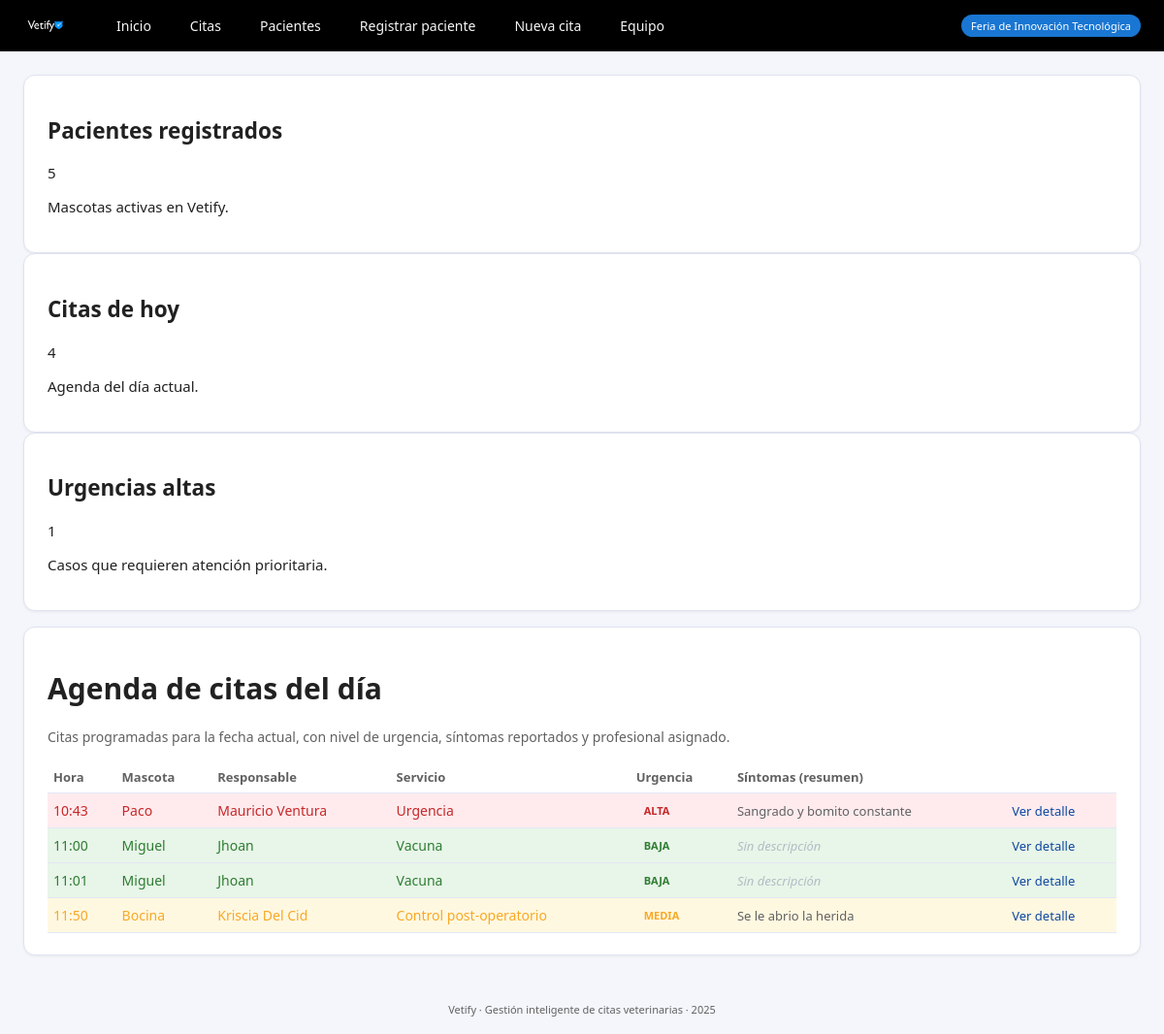
Page /agenda on the earlier database version.
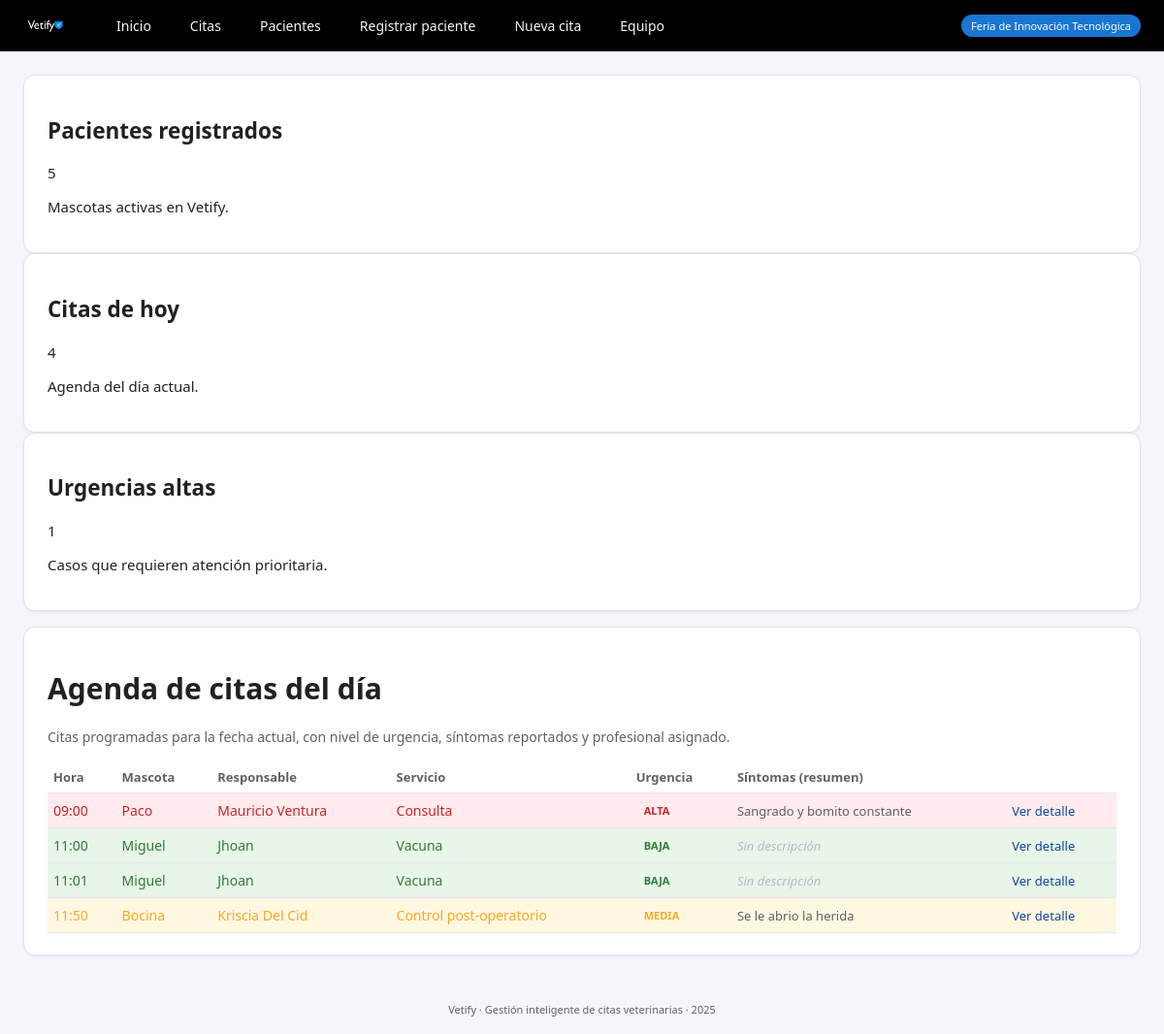
Same page on the later database version.
### tables this page shows
CREATE TABLE citas (
        id INTEGER PRIMARY KEY AUTOINCREMENT,
        mascota_id INTEGER NOT NULL,
        vet_id INTEGER NOT NULL,
        fecha_hora TEXT NOT NULL,
        tipo_servicio TEXT NOT NULL,
        sintomas TEXT,
        urgencia TEXT,
        estado TEXT NOT NULL DEFAULT 'pendiente',
        FOREIGN KEY (mascota_id) REFERENCES mascotas(id),
        FOREIGN KEY (vet_id) REFERENCES veterinarios(id)
    );

CREATE TABLE mascotas (
        id INTEGER PRIMARY KEY AUTOINCREMENT,
        nombre TEXT NOT NULL,
        tipo TEXT NOT NULL,
        raza TEXT,
        edad INTEGER,
        peso REAL,
        dueno_id INTEGER NOT NULL,
        FOREIGN KEY (dueno_id) REFERENCES duenos(id)
    );

CREATE TABLE duenos (
        id INTEGER PRIMARY KEY AUTOINCREMENT,
        nombre TEXT NOT NULL,
        telefono TEXT NOT NULL,
        correo TEXT NOT NULL
    );

### app.py (the view)
@app.route("/agenda")
def agenda():
    citas = listar_citas_hoy()
    total_mascotas = contar_mascotas()
    total_citas_hoy = contar_citas_hoy()
    urgencias = contar_citas_urgencia_hoy()
    urg_altas = urgencias.get("alta", 0)
    return render_template(
        "agenda.html",
        citas=citas,
        total_mascotas=total_mascotas,
        total_citas_hoy=total_citas_hoy,
        urg_altas=urg_altas
    )

### db.py (called while the page is built)
def get_connection():
    conn = sqlite3.connect(DB_NAME)
    conn.row_factory = sqlite3.Row  # acceder por nombre de columna
    return conn

### services.py (called while the page is built)
def contar_mascotas() -> int:
    conn = get_connection()
    cur = conn.cursor()
    cur.execute("SELECT COUNT(*) AS c FROM mascotas;")
    c = cur.fetchone()["c"]
    conn.close()
    return int(c or 0)

def listar_citas_hoy():
    hoy = datetime.now().date().isoformat()
    conn = get_connection()
    cur = conn.cursor()
    cur.execute("""
        SELECT c.id,
               c.fecha_hora,
               c.tipo_servicio,
               c.urgencia,
               c.sintomas,
               m.nombre AS mascota,
               d.nombre AS dueno,
               v.nombre AS vet
        FROM citas c
        JOIN mascotas m ON c.mascota_id = m.id
        JOIN duenos d   ON m.dueno_id = d.id
        JOIN veterinarios v ON c.vet_id = v.id
        WHERE date(c.fecha_hora) = ?
        ORDER BY c.fecha_hora;
    """, (hoy,))
    filas = cur.fetchall()
    conn.close()
    return filas

def contar_citas_hoy() -> int:
    hoy = datetime.now().date().isoformat()
    conn = get_connection()
    cur = conn.cursor()
    cur.execute("SELECT COUNT(*) AS c FROM citas WHERE date(fecha_hora) = ?;", (hoy,))
    c = cur.fetchone()["c"]
    conn.close()
    return int(c or 0)

def contar_citas_urgencia_hoy() -> Dict[str, int]:
    hoy = datetime.now().date().isoformat()
    conn = get_connection()
    cur = conn.cursor()
    cur.execute("""
        SELECT COALESCE(urgencia, ''), COUNT(*) AS c
        FROM citas
        WHERE date(fecha_hora) = ?
        GROUP BY urgencia;
    """, (hoy,))
    filas = cur.fetchall()
    conn.close()
    return {row[0] or "": int(row[1]) for row in filas}

### templates/agenda.html (shortened to what this page needs)
{% extends "base.html" %}
{% block content %}
<div class="layout-vertical">
    <div class="stats-row">
        <div class="card stat-card">
            <h2>Pacientes registrados</h2>
            <span class="stat-value">{{ total_mascotas }}</span>
            <p>Mascotas activas en Vetify.</p>
        </div>
        <div class="card stat-card">
            <h2>Citas de hoy</h2>
            <span class="stat-value">{{ total_citas_hoy }}</span>
            <p>Agenda del día actual.</p>
        </div>
        <div class="card stat-card">
            <h2>Urgencias altas</h2>
            <span class="stat-value urgent">{{ urg_altas }}</span>
            <p>Casos que requieren atención prioritaria.</p>
        </div>
    </div>
    <div class="card">
        <h1>Agenda de citas del día</h1>
        <p class="form-sub">
            Citas programadas para la fecha actual, con nivel de urgencia,
            síntomas reportados y profesional asignado.
        </p>
        {% if citas %}
        <table class="table">
            <thead>
                <tr>
                    <th>Hora</th>
                    <th>Mascota</th>
                    <th>Responsable</th>
                    <th>Servicio</th>
                    <th>Urgencia</th>
                    <th>Síntomas (resumen)</th>
                    <th></th>
                </tr>
            </thead>
            <tbody>
                {% for c in citas %}
                {% set urg = (c['urgencia'] or '').lower() %}
                <tr class="urg-{{ urg }}">
                    {% set dt = c['fecha_hora'] %}
                    <td>{{ dt[11:16] }}</td>
                    <td>{{ c['mascota'] }}</td>
                    <td>{{ c['dueno'] }}</td>
                    <td>{{ c['tipo_servicio'] }}</td>
                    <td class="urg-cell">
                        {% if urg == 'alta' %}
                            <span class="urg-tag urg-alta">ALTA</span>
                        {% elif urg == 'media' %}
                            <span class="urg-tag urg-media">MEDIA</span>
                        {% elif urg == 'baja' %}
                            <span class="urg-tag urg-baja">BAJA</span>
                        {% else %}
                            <span class="urg-tag">N/A</span>
                        {% endif %}
                    </td>
                    <td class="symptoms-cell">
                        {% if c['sintomas'] %}
                            {% if c['sintomas']|length > 70 %}
                                {{ c['sintomas'][:70] }}…
                            {% else %}
                                {{ c['sintomas'] }}
                            {% endif %}
                        {% else %}
                            <span class="symptoms-empty">Sin descripción</span>
                        {% endif %}
                    </td>
                    <td>
                        <a class="details-link"
                           href="{{ url_for('cita_detalle', cita_id=c['id']) }}">
                            Ver detalle
                        </a>
                    </td>
                </tr>
                {% endfor %}
            </tbody>
        </table>
        {% else %}
        <p>No hay citas registradas para hoy.</p>
        {% endif %}
    </div>
</div>
{% endblock %}

### templates/base.html (shortened to what this page needs)
<!DOCTYPE html>
<html lang="es">
<head>
    <link rel="stylesheet" href="{{ url_for('static', filename='css/styles.css') }}">
</head>
<body>
    <div class="topbar">
        <div class="topbar-inner">
            <a class="brand-link" href="{{ url_for('index') }}">
                <img src="{{ url_for('static', filename='img/Blanco.png') }}" class="brand-logo-img" alt="Vetify">
            </a>
            <div class="nav-links">
                <a href="{{ url_for('index') }}"
                   class="{% if request.endpoint == 'index' %}active{% endif %}">
                    Inicio
                </a>
                <a href="{{ url_for('citas') }}"
                   class="{% if request.endpoint == 'citas' %}active{% endif %}">
                    Citas
                </a>
                <a href="{{ url_for('pacientes') }}"
                   class="{% if request.endpoint == 'pacientes' %}active{% endif %}">
                    Pacientes
                </a>
                <a href="{{ url_for('register') }}"
                   class="{% if request.endpoint == 'register' %}active{% endif %}">
                    Registrar paciente
                </a>
                <a href="{{ url_for('appointment') }}"
                   class="{% if request.endpoint == 'appointment' %}active{% endif %}">
                    Nueva cita
                </a>
                <a href="{{ url_for('vets') }}"
                   class="{% if request.endpoint == 'vets' %}active{% endif %}">
                    Equipo
                </a>
            </div>
            <span class="badge">Feria de Innovación Tecnológica</span>
        </div>
    </div>
    <div class="page">
        {% block content %}{% endblock %}
    </div>
    <div class="footer">
        Vetify · Gestión inteligente de citas veterinarias · 2025
    </div>
</body>
</html>

### static/css/styles.css (style rules this page uses)
:root { --primary: #1976D2; --primary-dark: #0D47A1; --accent: #FFC107; --bg: #F4F6FB; --card-bg: #FFFFFF; --text-main: #212121; --text-soft: #616161; --border-soft: #E0E3EF; --danger: #C62828; --warning: #F9A825; --success: #2E7D32; }
* { box-sizing: border-box; font-family: "Segoe UI", system-ui, sans-serif; }
body { margin: 0; background: var(--bg); color: var(--text-main); font-size: 15px; }
.topbar { background: #000000; border-bottom: 1px solid #111111; }
.topbar-inner { max-width: 1320px; margin: 0 auto; padding: 10px 24px; display: flex; align-items: center; gap: 16px; }
.brand-link { display: inline-flex; align-items: center; }
.brand-logo-img { height: 32px; display: block; }
.nav-links { margin-left: 20px; display: flex; gap: 12px; flex-wrap: wrap; }
.nav-links a { font-size: 14px; text-decoration: none; color: #f5f5f5; padding: 6px 14px; border-radius: 999px; transition: 0.15s; }
.badge { margin-left: auto; font-size: 11px; background: var(--primary); color: #ffffff; padding: 4px 10px; border-radius: 999px; }
.page { max-width: 1320px; margin: 24px auto 40px auto; padding: 0 24px; }
.footer { text-align: center; font-size: 11px; color: var(--text-soft); padding: 8px 0 18px 0; }
.card { background: var(--card-bg); border-radius: 12px; border: 1px solid var(--border-soft); padding: 22px 24px; box-shadow: 0 1px 3px rgba(15, 23, 42, 0.06); }
.layout-vertical { display: flex; flex-direction: column; gap: 16px; }
.form-sub { font-size: 14px; color: var(--text-soft); margin-bottom: 16px; }
.table { width: 100%; border-collapse: collapse; font-size: 14px; margin-top: 8px; }
.table th, .table td { border-bottom: 1px solid #E4E7F5; padding: 7px 6px; text-align: left; }
.table th { font-size: 13px; color: var(--text-soft); }
.urg-cell { text-align: center; }
.urg-tag { display: inline-block; padding: 3px 8px; border-radius: 999px; font-size: 11px; font-weight: 600; }
.urg-baja { background: #E8F5E9; color: var(--success); }
.urg-media { background: #FFF8E1; color: var(--warning); }
.urg-alta { background: #FFEBEE; color: var(--danger); }
.symptoms-cell { font-size: 13px; color: var(--text-soft); max-width: 260px; }
.symptoms-empty { font-style: italic; color: #B0BEC5; }
.details-link { font-size: 13px; color: var(--primary-dark); text-decoration: none; }

Differences in the rows shown:
changed citas "Sangrado y bomito constante": fecha_hora "10:43" → "09:00"; tipo_servicio "Urgencia" → "Consulta"
